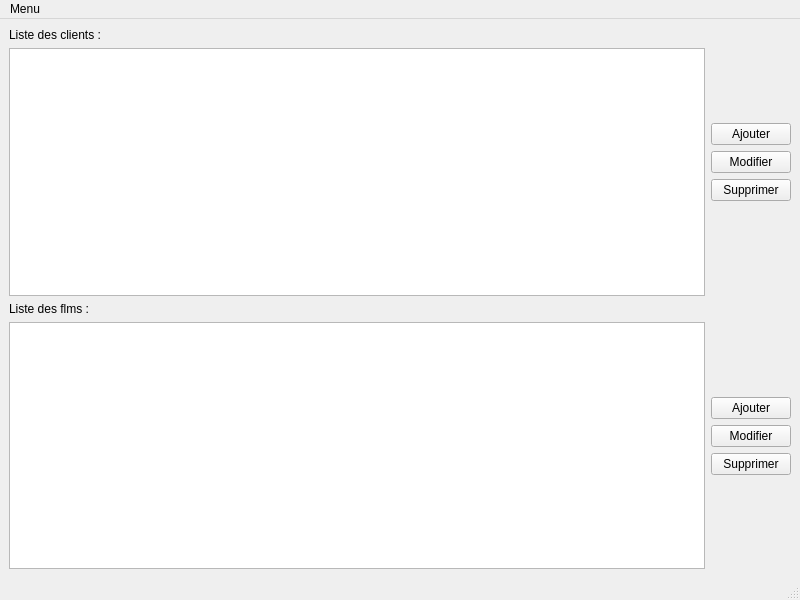
<?xml version="1.0" encoding="UTF-8"?>
<ui version="4.0">
 <class>MainWindow</class>
 <widget class="QMainWindow" name="MainWindow">
  <property name="geometry">
   <rect>
    <x>0</x>
    <y>0</y>
    <width>800</width>
    <height>600</height>
   </rect>
  </property>
  <property name="windowTitle">
   <string>MainWindow</string>
  </property>
  <widget class="QWidget" name="centralwidget">
   <layout class="QGridLayout" name="gridLayout">
    <item row="0" column="0">
     <layout class="QVBoxLayout" name="verticalLayout">
      <item>
       <widget class="QLabel" name="label">
        <property name="text">
         <string>Liste des clients :</string>
        </property>
       </widget>
      </item>
      <item>
       <widget class="QTreeView" name="treeView"/>
      </item>
     </layout>
    </item>
    <item row="0" column="1">
     <layout class="QVBoxLayout" name="verticalLayout_2">
      <item>
       <spacer name="verticalSpacer_3">
        <property name="orientation">
         <enum>Qt::Vertical</enum>
        </property>
        <property name="sizeHint" stdset="0">
         <size>
          <width>20</width>
          <height>40</height>
         </size>
        </property>
       </spacer>
      </item>
      <item>
       <widget class="QPushButton" name="pushButton">
        <property name="text">
         <string>Ajouter</string>
        </property>
       </widget>
      </item>
      <item>
       <widget class="QPushButton" name="pushButton_2">
        <property name="text">
         <string>Modifier</string>
        </property>
       </widget>
      </item>
      <item>
       <widget class="QPushButton" name="pushButton_3">
        <property name="text">
         <string>Supprimer</string>
        </property>
       </widget>
      </item>
      <item>
       <spacer name="verticalSpacer">
        <property name="orientation">
         <enum>Qt::Vertical</enum>
        </property>
        <property name="sizeHint" stdset="0">
         <size>
          <width>20</width>
          <height>40</height>
         </size>
        </property>
       </spacer>
      </item>
     </layout>
    </item>
    <item row="1" column="0">
     <layout class="QVBoxLayout" name="verticalLayout_4">
      <item>
       <widget class="QLabel" name="label_2">
        <property name="text">
         <string>Liste des flms :</string>
        </property>
       </widget>
      </item>
      <item>
       <widget class="QTreeView" name="treeView_2"/>
      </item>
     </layout>
    </item>
    <item row="1" column="1">
     <layout class="QVBoxLayout" name="verticalLayout_3">
      <item>
       <spacer name="verticalSpacer_4">
        <property name="orientation">
         <enum>Qt::Vertical</enum>
        </property>
        <property name="sizeHint" stdset="0">
         <size>
          <width>20</width>
          <height>40</height>
         </size>
        </property>
       </spacer>
      </item>
      <item>
       <widget class="QPushButton" name="pushButton_5">
        <property name="text">
         <string>Ajouter</string>
        </property>
       </widget>
      </item>
      <item>
       <widget class="QPushButton" name="pushButton_4">
        <property name="text">
         <string>Modifier</string>
        </property>
       </widget>
      </item>
      <item>
       <widget class="QPushButton" name="pushButton_6">
        <property name="text">
         <string>Supprimer</string>
        </property>
       </widget>
      </item>
      <item>
       <spacer name="verticalSpacer_2">
        <property name="orientation">
         <enum>Qt::Vertical</enum>
        </property>
        <property name="sizeHint" stdset="0">
         <size>
          <width>20</width>
          <height>40</height>
         </size>
        </property>
       </spacer>
      </item>
     </layout>
    </item>
   </layout>
  </widget>
  <widget class="QMenuBar" name="menubar">
   <property name="geometry">
    <rect>
     <x>0</x>
     <y>0</y>
     <width>800</width>
     <height>26</height>
    </rect>
   </property>
   <widget class="QMenu" name="menuMenu">
    <property name="title">
     <string>Menu</string>
    </property>
    <addaction name="actionGestion_utilisateurs"/>
    <addaction name="actionD_connecter"/>
    <addaction name="actionQuitter"/>
   </widget>
   <addaction name="menuMenu"/>
  </widget>
  <widget class="QStatusBar" name="statusbar"/>
  <action name="actionGestion_utilisateurs">
   <property name="text">
    <string>Gestion</string>
   </property>
  </action>
  <action name="actionD_connecter">
   <property name="text">
    <string>Deconnexion</string>
   </property>
  </action>
  <action name="actionQuitter">
   <property name="text">
    <string>Quitter</string>
   </property>
  </action>
 </widget>
 <resources/>
 <connections/>
</ui>
